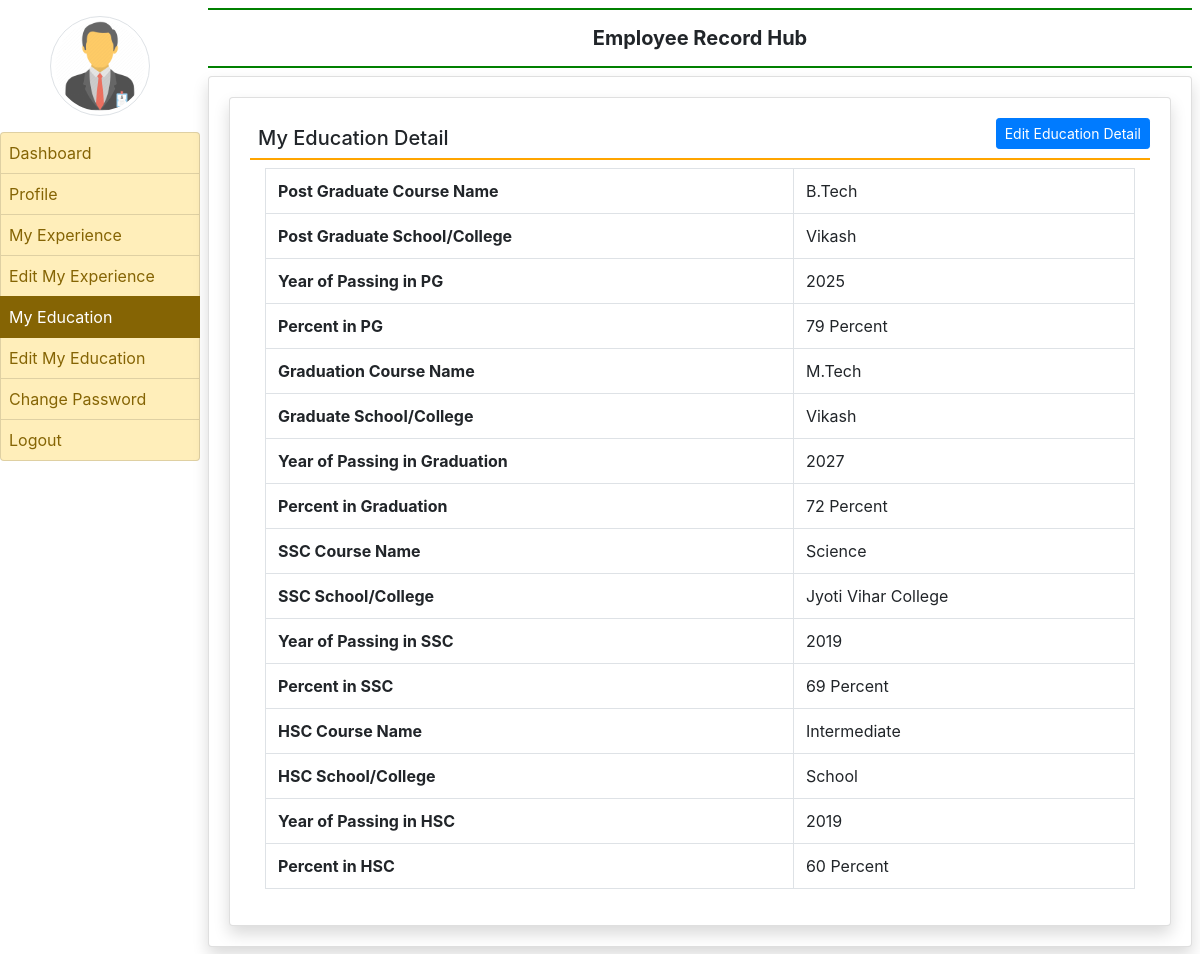
/myeducation (signed in), run on the app's committed database.
### employee/models.py (models this page shows, shortened)
class EmployeeEducation(models.Model):
    user = models.ForeignKey(User, on_delete=models.CASCADE, null=True)
    coursepg = models.CharField(max_length=100, null=True)
    schoolclgpg = models.CharField(max_length=200,null=True)
    yearpassingpg = models.CharField(max_length=20,null=True)
    percentagepg = models.CharField(max_length=30, null=True)
    coursegra = models.CharField(max_length=100, null=True)
    schoolclggra = models.CharField(max_length=200, null=True)
    yearpassinggra = models.CharField(max_length=20, null=True)
    percentagegra = models.CharField(max_length=30, null=True)
    coursessc = models.CharField(max_length=100, null=True)
    schoolclgssc = models.CharField(max_length=200, null=True)
    yearpassingssc = models.CharField(max_length=20, null=True)
    percentagessc = models.CharField(max_length=30, null=True)
    coursehsc = models.CharField(max_length=100, null=True)
    schoolclghsc = models.CharField(max_length=200, null=True)
    yearpassinghsc = models.CharField(max_length=20, null=True)
    percentagehsc = models.CharField(max_length=30, null=True)

### employee/views.py (the view)
# urls.py: path('myeducation',myeducation,name='myeducation'),
def myeducation(request):
    if not request.user.is_authenticated:
        return redirect('emp_login')
    user = request.user
    education = EmployeeEducation.objects.get(user=user)
    d = {'education': education}
    return render(request, 'myeducation.html',d)

### employee/templates/myeducation.html (shortened to what this page needs)
{% extends 'emp_base.html' %}
{% block main  %}
<div class="card shadow">
    <div class="card-body">
        <a href="{% url 'edit_myeducation' %}" class="btn btn-primary btn-sm float-right">Edit Education Detail</a>
        <h5 class="p-2" style="border-bottom: 2px solid orange;">My Education Detail</h5>
<div class="container-fluid">
        <table class="table table-bordered">
                <tr>
                    <th>Post Graduate Course Name</th>
                    <td>{{education.coursepg}}</td>
                </tr>
                <tr>
                    <th>Post Graduate School/College</th>
                    <td>{{education.schoolclgpg}}</td>
                </tr>
             <tr>
                    <th>Year of Passing in PG</th>
                    <td>{{education.yearpassingpg}}</td>
                </tr>
             <tr>
                    <th>Percent in PG</th>
                    <td>{{education.percentagepg}}</td>
                </tr>
            <tr>
                    <th>Graduation Course Name</th>
                    <td>{{education.coursegra}}</td>
                </tr>
                <tr>
                    <th>Graduate School/College</th>
                    <td>{{education.schoolclggra}}</td>
                </tr>
             <tr>
                    <th>Year of Passing in Graduation</th>
                    <td>{{education.yearpassinggra}}</td>
                </tr>
             <tr>
                    <th>Percent in Graduation</th>
                    <td>{{education.percentagegra}}</td>
                </tr>
            <tr>
                    <th>SSC Course Name</th>
                    <td>{{education.coursessc}}</td>
                </tr>
                <tr>
                    <th>SSC School/College</th>
                    <td>{{education.schoolclgssc}}</td>
                </tr>
             <tr>
                    <th>Year of Passing in SSC</th>
                    <td>{{education.yearpassingssc}}</td>
                </tr>
             <tr>
                    <th>Percent in SSC</th>
                    <td>{{education.percentagessc}}</td>
                </tr>
             <tr>
                    <th>HSC Course Name</th>
                    <td>{{education.coursehsc}}</td>
                </tr>
             <tr>
                    <th>HSC School/College</th>
                    <td>{{education.schoolclghsc}}</td>
                </tr>
             <tr>
                    <th>Year of Passing in HSC</th>
                    <td>{{education.yearpassinghsc}}</td>
                </tr>
             <tr>
                    <th>Percent in HSC</th>
                    <td>{{education.percentagehsc}}</td>
                </tr>
        </table>
</div>
</div>
</div>
{% endblock %}

### data on the page
EmployeeEducation: coursepg "B.Tech", schoolclgpg "Vikash", yearpassingpg "2025", percentagepg "79 Percent", coursegra "M.Tech", schoolclggra "Vikash", yearpassinggra "2027", percentagegra "72 Percent", coursessc "Science", schoolclgssc "Jyoti Vihar College", yearpassingssc "2019", percentagessc "69 Percent", coursehsc "Intermediate", schoolclghsc "School", yearpassinghsc "2019", percentagehsc "60 Percent"
